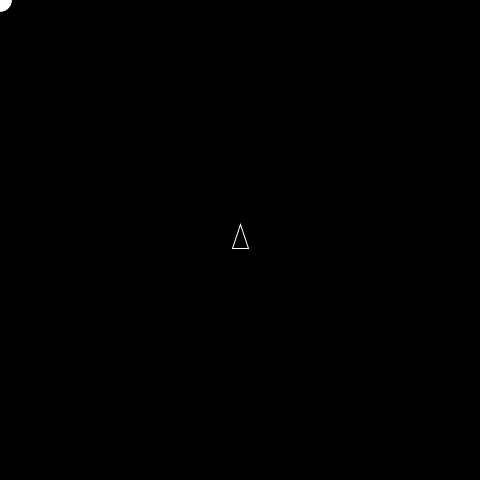
Frame 1 (no input)
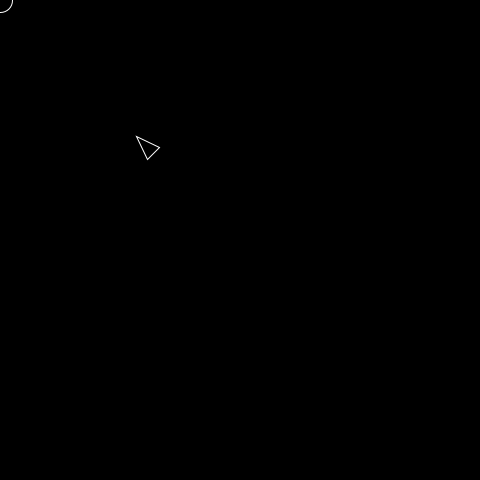
Frame 60 (the mouse pressed at the canvas centre just before this capture)
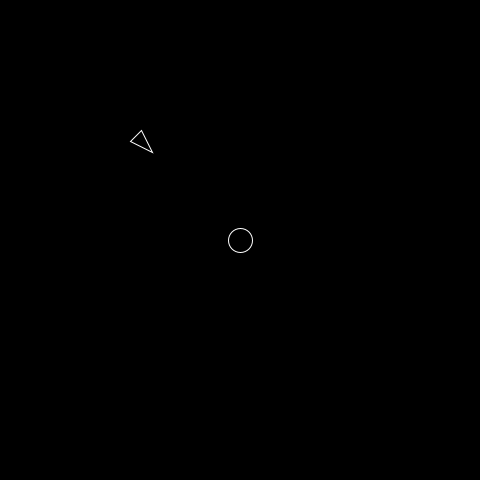
Frame 120 (the mouse held since frame 60 and released just before this capture)

The Processing sketch that drew these frames (run headless with seeded random() and noise(); from frame 60 on, the mouse is pressed at the canvas centre):

// Processing sketch: Steering
// ── Steering.pde
Boid boid;

void setup()
{
 size(480, 480); 
 
 boid = new Boid();
}

void draw()
{
 background(0);
 
 ellipse(mouseX, mouseY, 24, 24);
 boid.render();
}

// ── Boid.pde
class Boid
{
 PVector a, b, c;
 PVector pos, vel, acc;
 int s;
 float rotation;
 float mag;
 float maxSpeed;
 
 Boid()
 {
  s = 8;
  pos = new PVector(width/2, height/2);
  vel = new PVector();
  acc = new PVector();
  maxSpeed = 4;
  mag = maxSpeed;
  a = new PVector(pos.x, pos.y - s*2);
  b = new PVector(pos.x - s, pos.y + s);
  c = new PVector(pos.x + s, pos.y + s);
 }
 
 void update()
 {
  seek();
  arive();
  move();
 }
 
 void seek()
 {
  PVector target = new PVector(mouseX, mouseY);
  PVector dir =  PVector.sub(target, pos);
  
  dir.setMag(mag); //changes the speed
  dir.sub(vel);
  dir.limit(0.1);
  acc.add(dir);
 }
 
 void arive()
 {
  PVector target = new PVector(mouseX, mouseY);
  float dist = dist(pos.x, pos.y, target.x, target.y);
  if (dist < 100)
  {
   mag = map(dist, 0, 100, 0, maxSpeed);
  }
  else
   mag = maxSpeed;
 }
 
 void move()
 {
  pos.add(vel); 
  vel.add(acc);
  vel.limit(3);
  rotation = vel.heading() + HALF_PI;
  acc.set(0, 0);
  
  turn();
 }
 
 void turn()
 {
  a.set(pos.x, pos.y - s*2);
  b.set(pos.x - s, pos.y + s);
  c.set(pos.x + s, pos.y + s);
  
  a.set(Rotate(a, pos, rotation));
  b.set(Rotate(b, pos, rotation));
  c.set(Rotate(c, pos, rotation));
 }
 
 PVector Rotate(PVector P1, PVector P2, float angle)
 {
  PVector dis = PVector.sub(P1, P2);
  dis.rotate(angle);
  return PVector.add(P2, dis);
 }
 
 void render()
 {
  noFill();
  stroke(255);
  triangle(a.x, a.y, b.x, b.y, c.x, c.y);
  update();
 }
}
